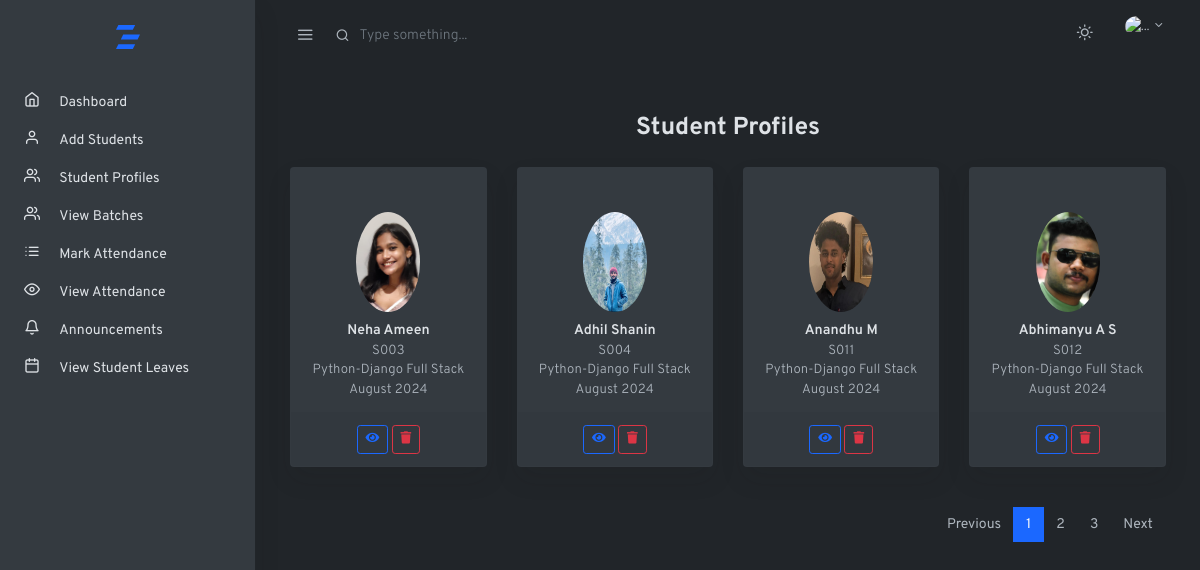
The app's page /view_students/ (signed in) with its own data.
### amsapp/models.py (models this page shows)
class studentdb(models.Model):
    s_name = models.CharField(max_length=100, null=True, blank=True)
    s_id = models.CharField(max_length=100, null=True, blank=True)
    s_fac = models.CharField(max_length=100, null=True, blank=True)
    c_name = models.CharField(max_length=100, null=True, blank=True)
    b_name = models.CharField(max_length=100, null=True, blank=True)
    s_gender = models.CharField(max_length=100, null=True, blank=True)
    s_dob = models.CharField(max_length=100, null=True, blank=True)
    s_phn = models.CharField(max_length=100, null=True, blank=True)
    s_email = models.EmailField(max_length=100, null=True, blank=True)
    s_add = models.TextField(max_length=100, null=True, blank=True)
    sp_email = models.EmailField(max_length=100, null=True, blank=True)
    s_pic = models.ImageField(upload_to="Student_Images", null=True, blank=True)

### frontend/views.py (the view)
# urls.py: path('view_students/',views.view_students,name="view_students"),
def view_students(request):
    logged_in_faculty_name = request.session.get('f_name')  # Assuming faculty name is stored in session
    student = studentdb.objects.filter(s_fac=logged_in_faculty_name)
    ctime =datetime.now()
    courses = coursedb.objects.all()
    teacher_details = {
        'f_name': request.session.get('f_name'),
        'f_id': request.session.get('f_id'),
        'course_name': request.session.get('course_name'),
        'batch_name': request.session.get('batch_name'),
        'f_gender': request.session.get('f_gender'),
        'f_dob': request.session.get('f_dob'),
        'f_phn': request.session.get('f_phn'),
        'f_email': request.session.get('f_email'),
        'f_add': request.session.get('f_add'),
        'f_pic': request.session.get('f_pic'),
    }
    return render(request,"view_students.html",{'student':student,'courses':courses,'teacher_details':teacher_details,'ctime':ctime})

### frontend/templates/view_students.html (shortened to what this page needs)
<!doctype html>
{% extends 'index.html' %}
{% block content %}
<html lang="en">
<head>
    <link rel="stylesheet" href="https://cdnjs.cloudflare.com/ajax/libs/sweetalert/1.1.3/sweetalert.min.css">
</head>
<body>
<div class="container-fluid">
    <div class="row align-items-center my-4">
        <div class="col">
            <h2 class="h3 mb-0 page-title text-center"> Student Profiles</h2>
        </div>
    </div>
    <div class="row">
        {% for i in student %}
        <div class="col-md-3 mb-4">
            <div class="card shadow" style="height: 300px;">
                <div class="card-body text-center">
                    <div class="avatar avatar-lg mt-4">
                        <a href="">
                            <img src="{{ i.s_pic.url }}" alt="Profile Picture" class="avatara-img rounded-circle" >
                        </a>
                    </div>
                    <div class="card-text my-2">
                        <strong class="card-title my-0">{{ i.s_name }}</strong>
                        <p class="small text-muted mb-0">{{ i.s_id }}</p>
                        <p class="small text-muted mb-0">{{ i.c_name }}</p>
                        <p class="small text-muted mb-0">{{ i.b_name }}</p>
                    </div>
                </div>
                <div class="card-footer text-center">
                    <button type="button" class="btn btn-outline-primary btn-sm me-1" onclick="viewStudent('{{ i.s_id }}', '{{ i.s_name }}', '{{ i.c_name }}', '{{ i.b_name }}', '{{ i.s_gender }}', '{{ i.s_dob }}', '{{ i.s_phn }}', '{{ i.s_email }}', '{{ i.s_add }}', '{{ i.sp_email }}', '{{ i.s_pic.url }}')">
                        <i class="fas fa-eye"></i>
                    </button>
                    <button type="button" class="btn btn-outline-danger btn-sm" onclick="confirmDelete('{% url 'delete_students' ss_id=i.id %}')">
                        <i class="fas fa-trash"></i>
                    </button>
                </div>
            </div>
        </div>
        {% endfor %}
    </div>
    <nav aria-label="Table Paging" class="my-3">
        <ul class="pagination justify-content-end mb-0">
            <li class="page-item"><a class="page-link" href="#">Previous</a></li>
            <li class="page-item active"><a class="page-link" href="#">1</a></li>
            <li class="page-item"><a class="page-link" href="#">2</a></li>
            <li class="page-item"><a class="page-link" href="#">3</a></li>
            <li class="page-item"><a class="page-link" href="#">Next</a></li>
        </ul>
    </nav>
</div>
</body>
</html>
{% endblock content %}

### frontend/templates/index.html (style rules this page uses)
.card { height: 100%; }

### frontend/templates/view_students.html (style rules this page uses)
.card { height: 350px; }
.card-body { display: flex; flex-direction: column; justify-content: space-between; height: 100%; }
.avatara-img { width: 100px; height: 100px; }

### records on screen
studentdb: s_pic (picture), s_name "Neha Ameen", s_id "S003", c_name "Python-Django Full Stack", b_name "August 2024"
studentdb: s_pic (picture), s_name "Adhil Shanin", s_id "S004", c_name "Python-Django Full Stack", b_name "August 2024"
studentdb: s_pic (picture), s_name "Anandhu M", s_id "S011", c_name "Python-Django Full Stack", b_name "August 2024"
studentdb: s_pic (picture), s_name "Abhimanyu A S", s_id "S012", c_name "Python-Django Full Stack", b_name "August 2024"
